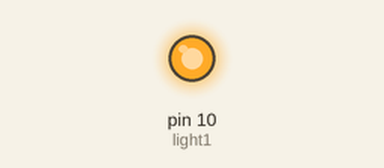
Recording of a sketch running on a simulated Arduino Uno, built with avr-gcc and run on an emulated ATmega328P. Parts: output pins drawn as LEDs (lit = HIGH).

Above: at 0.1 s.
Timing chart, 0 to 1.6 s (numbered marks = the images above):
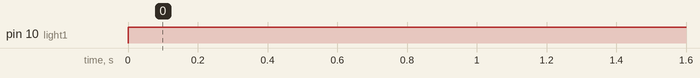

Measured:
- by itself, pin 10 (light1): LOW → HIGH at 0.00 s

The sketch:

turnOnTheLights.ino
```cpp
/*  This code was written for the Stitch the Loop e-textiles curriculum by the
Exploring Computer Science e-textiles team. ECS 2018 GPL V3 for non commercial use.
ECS 2018 CC- BY NC SA.  Last modified, September 2020.*/

/*
◇◇◇◇◇◇◇◇◇◇◇◇◇◇◇◇◇◇◇◇◇◇◇◇◇◇◇◇◇◇◇◇◇◇◇◇◇◇◇◇◇◇◇◇◇◇◇◇◇◇◇◇◇◇◇◇◇◇◇◇◇◇◇◇◇◇
This program is a starter you will need to add code.  This code will compile as is.
◇◇◇◇◇◇◇◇◇◇◇◇◇◇◇◇◇◇◇◇◇◇◇◇◇◇◇◇◇◇◇◇◇◇◇◇◇◇◇◇◇◇◇◇◇◇◇◇◇◇◇◇◇◇◇◇◇◇◇◇◇◇◇◇◇◇

*/
/*  STUDENT META HERE
STUDENT NAME(S)
 Date Written
Brief description of what program does here.
*/

// The first section is where to declare global objects and call up additional files the program needs to use.
int light1 = 10;

/*SETUP SECTION: Put things here that you only need to do once:
For instance, OUTPUTS (lights)
*/

void setup() {
  // The second section is for things that only need to be done once at the beginning of the program.
pinMode(light1, OUTPUT);

}


void loop() {
/* The third section is for things that happen repeatedly in the program loop
while the program is running. The code is executed in the order coded. */

digitalWrite(light1, HIGH); //Turn the light on
//(How would you turn the light off?)

}

// The fourth section is for functions that are called up by the third section.
```
